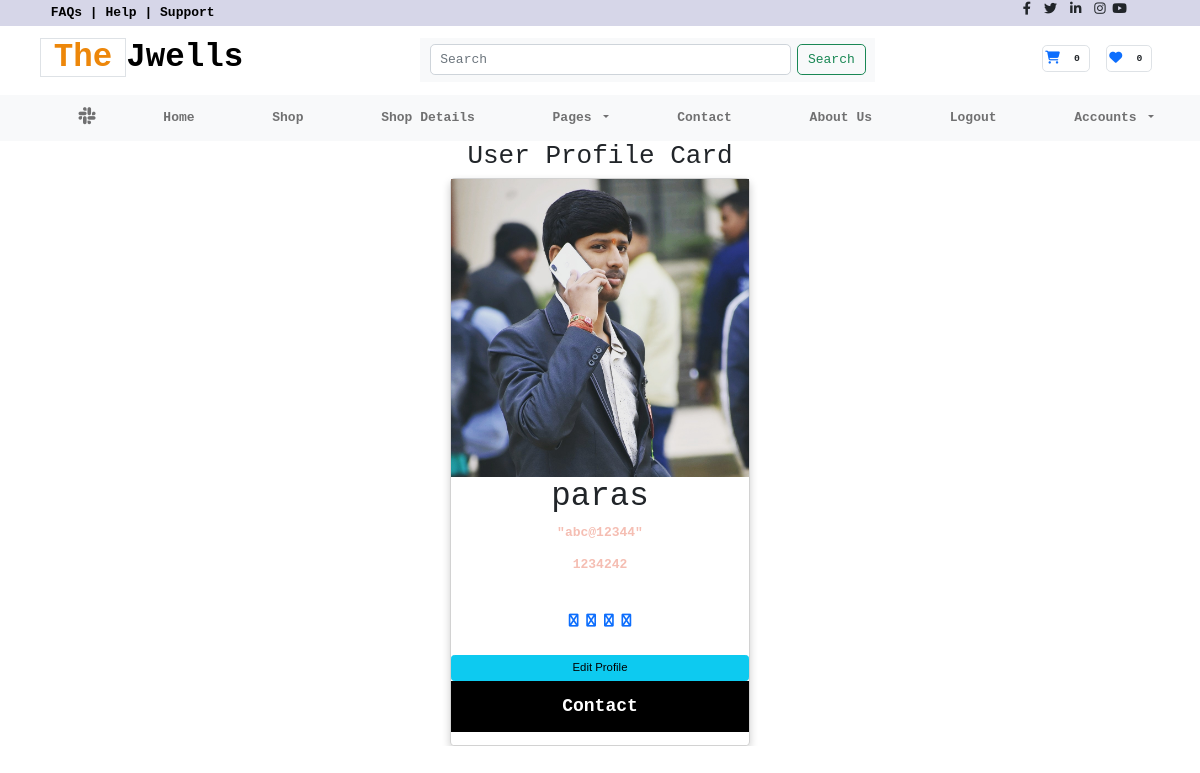
Page /para/profile (signed in) on the committed database.
### projectapp/models.py (models this page shows)
class Customer(models.Model):
    username=models.CharField(max_length=200)
    email=models.CharField(max_length=200)
    password=models.CharField(max_length=200)
    R_password=models.CharField(max_length=200,default=' ')
    mobile=models.IntegerField()
    profile_image=models.ImageField(upload_to="profile/",default='')

### projectapp/views.py (the view)
# urls.py: path('profile',views.profile,name='profile'),
def profile(request):
    data={'title':'profile'}
    if 'userid' in request.session:
        profile_data=Customer.objects.get(id=request.session['userid'])
        data={'profile':profile_data}
        return render(request,'profile.html',data)
    else:
        messages.add_message(request,messages.ERROR,'Please Login first!')
        return redirect('login')

### projectapp/templates/profile.html
<!DOCTYPE html>
{% load static %}
<html>
<body>
  {% include 'header.html' %}
  {% include 'navigation.html' %}
  <h2 style="text-align:center">User Profile Card</h2>
  <div class="card">
    {% if profile.profile_image.url != '' %}
      <img src="{{profile.profile_image.url}}" alt="John" name="profile_image" style="width:100%">
      {% else %}
      <img src="" alt="avatar" class="rounded-circle img-fluid" style="width:150px;">
      {% endif %}
    <h1>{{profile.username}}</h1>
    <p class="title">"{{profile.email}}"</p>
    <p>{{profile.mobile}}</p>
    <div style="margin: 24px 0;">
      <a href="#"><i class="fa fa-dribbble"></i></a>
      <a href="#"><i class="fa fa-twitter"></i></a>
      <a href="#"><i class="fa fa-linkedin"></i></a>
      <a href="#"><i class="fa fa-facebook"></i></a>
    </div>
    <a href="{% url 'Edit_profile' %}" class="btn btn-sm btn-info">Edit Profile</a>
    <p><button>Contact</button></p>
  </div>
</body>
</html>

### projectapp/static/css/style.css (style rules this page uses)
* { font-weight: bold; font-family: monospace; }
html,body { max-width: 100%; overflow-x: hidden; }
:root { padding: 0; margin: 0; text-decoration: none; }
.card { box-shadow: 0 4px 8px 0 rgba(0, 0, 0, 0.2); max-width: 300px; margin: auto; text-align: center; font-family: arial; }
.card button { border: none; outline: 0; padding: 12px; color: white; background-color: #000; text-align: center; cursor: pointer; width: 100%; font-size: 18px; }
.quick>a,p { color: rgb(245, 190, 179); text-decoration: none; }

### rows in the picture
Customer: profile_image (picture), username "paras", email "abc@12344", mobile "1234242"
